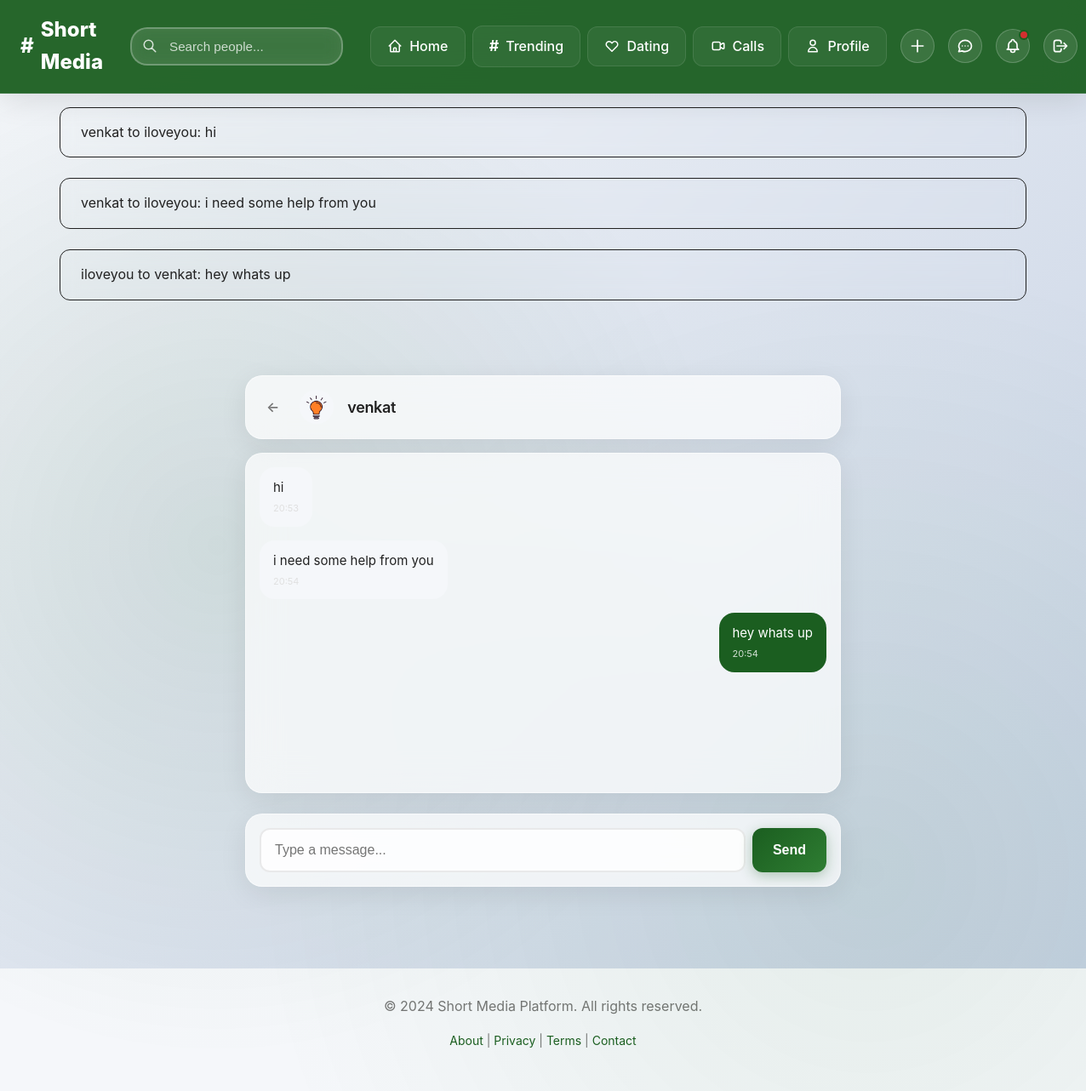
/messages/conversation/venkat/ (signed in), run on the app's committed database.
### messaging/models.py (models this page shows, shortened)
class Message(TimeStampedModel):
    conversation = models.ForeignKey(
        Conversation,
        on_delete=models.CASCADE,
        related_name='messages'
    )
    sender = models.ForeignKey(
        settings.AUTH_USER_MODEL,
        on_delete=models.CASCADE,
        related_name='sent_messages'
    )
    receiver = models.ForeignKey(
        settings.AUTH_USER_MODEL,
        on_delete=models.CASCADE,
        related_name='received_messages'
    )
    text = models.TextField()
    is_read = models.BooleanField(default=False)
    read_at = models.DateTimeField(null=True, blank=True)
    class Meta:
        db_table = 'messages'
        verbose_name = 'Message'
        verbose_name_plural = 'Messages'
        ordering = ['created_at']
        indexes = [
            models.Index(fields=['conversation', 'created_at']),
            models.Index(fields=['receiver', 'is_read']),
        ]
    def __str__(self):
        return f"{self.sender.username} to {self.receiver.username}: {self.text[:50]}"

### users/models.py (models this page shows, shortened)
class User(AbstractUser):
    email = models.EmailField(unique=True, db_index=True)
    username = models.CharField(max_length=50, unique=True, db_index=True)
    is_verified = models.BooleanField(default=False)
    is_online = models.BooleanField(default=False)
    last_seen = models.DateTimeField(null=True, blank=True)
    USERNAME_FIELD = 'email'
    REQUIRED_FIELDS = ['username']
    class Meta:
        db_table = 'users'
        verbose_name = 'User'
        verbose_name_plural = 'Users'
        ordering = ['-date_joined']

class UserProfile(TimeStampedModel):
    user = models.OneToOneField(
        settings.AUTH_USER_MODEL,
        on_delete=models.CASCADE,
        related_name='profile'
    )
    bio = models.TextField(max_length=500, blank=True, default='')
    profile_picture = models.ImageField(
        upload_to='profile_pictures/',
        null=True,
        blank=True
    )
    date_of_birth = models.DateField(null=True, blank=True)
    gender = models.CharField(
        max_length=20,
        choices=[
            ('male', 'Male'),
            ('female', 'Female'),
            ('other', 'Other'),
            ('prefer_not_to_say', 'Prefer not to say'),
        ],
        blank=True,
        default=''
    )
    location = models.CharField(max_length=100, blank=True, default='')
    interests = models.JSONField(default=list, blank=True)
    relationship_status = models.CharField(
        max_length=20,
        choices=[
            ('single', 'Single'),
            ('in_relationship', 'In a Relationship'),
            ('engaged', 'Engaged'),
            ('married', 'Married'),
            ('complicated', 'It\'s Complicated'),
            ('open_relationship', 'In an Open Relationship'),
            ('prefer_not_to_say', 'Prefer not to say'),
        ],
        blank=True,
        default=''
    )
    blocked_users = models.ManyToManyField(
        settings.AUTH_USER_MODEL,
        related_name='blocked_by',
        blank=True
    )
    show_in_dating_search = models.BooleanField(default=True)  # Appear in dating search
    friends_list_privacy = models.CharField(
        max_length=20,
        choices=[
            ('PUBLIC', 'Public'),
            ('FRIENDS', 'Friends Only'),
            ('PRIVATE', 'Private'),
        ],
        default='PUBLIC'
    )
    dating_list_privacy = models.CharField(
        max_length=20,
        choices=[
            ('PUBLIC', 'Public'),
            ('FRIENDS', 'Friends Only'),
            ('PRIVATE', 'Private'),
        ],
        default='FRIENDS'
    )
    posts_count = models.IntegerField(default=0)
    followers_count = models.IntegerField(default=0)
    following_count = models.IntegerField(default=0)
    class Meta:
        db_table = 'user_profiles'
        verbose_name = 'User Profile'
        verbose_name_plural = 'User Profiles'

### messaging/views.py (the view, shortened to what this page needs)
# urls.py: path('conversation/<str:username>/', views.conversation_view, name='conversation'),
@login_required
def conversation_view(request, username):
    other_user = get_object_or_404(User, username=username)
    if other_user == request.user:
        return redirect('messaging:inbox')
    conversation = Conversation.objects.filter(
        Q(participant1=request.user, participant2=other_user) |
        Q(participant1=other_user, participant2=request.user)
    ).first()
    unread_messages = conversation.messages.filter(
        receiver=request.user,
        is_read=False
    )
    for msg in unread_messages:
        msg.mark_as_read()
    messages = conversation.messages.select_related('sender', 'receiver').all()
    return render(request, 'messaging/conversation.html', {
        'conversation': conversation,
        'other_user': other_user,
        'messages': messages,
    })

### messaging/templates/messaging/conversation.html (shortened to what this page needs)
{% extends 'base.html' %}
{% load static %}
{% block content %}
<div class="container" style="margin-top: 2rem; margin-bottom: 6rem;">
    <div style="max-width: 700px; margin: 0 auto;">
        <div class="card" style="margin-bottom: 1rem; padding: 1rem;">
            <div style="display: flex; align-items: center; gap: 1rem;">
                <a href="{% url 'messaging:inbox' %}" class="btn btn-text" style="padding: 0.5rem;">
                    ←
                </a>
                <div style="width: 40px; height: 40px; border-radius: 50%; background: var(--secondary-gray-light); display: flex; align-items: center; justify-content: center; font-size: 1.25rem;">
                    {% if other_user.profile.profile_picture %}
                    <img src="{{ other_user.profile.profile_picture.url }}" alt="{{ other_user.username }}" style="width: 100%; height: 100%; border-radius: 50%; object-fit: cover;">
                    {% else %}
                    <svg style="width: 20px; height: 20px; color: var(--text-secondary);" fill="none" stroke="currentColor" viewBox="0 0 24 24">
                        <path stroke-linecap="round" stroke-linejoin="round" stroke-width="2" d="M16 7a4 4 0 11-8 0 4 4 0 018 0zM12 14a7 7 0 00-7 7h14a7 7 0 00-7-7z"></path>
                    </svg>
                    {% endif %}
                </div>
                <div style="flex: 1;">
                    <h2 style="margin: 0; font-size: 1.125rem; font-weight: 600;">
                        <a href="{% url 'users:user_profile' other_user.username %}" style="text-decoration: none; color: inherit;">
                            {{ other_user.username }}
                        </a>
                    </h2>
                </div>
            </div>
        </div>
        <div class="card" style="padding: 1rem; min-height: 400px; max-height: 60vh; overflow-y: auto; display: flex; flex-direction: column;" id="messages-container">
            {% if messages %}
                {% for message in messages %}
                <div style="margin-bottom: 1rem; display: flex; {% if message.sender == user %}justify-content: flex-end;{% else %}justify-content: flex-start;{% endif %}">
                    <div style="max-width: 70%; padding: 0.75rem 1rem; border-radius: 18px; {% if message.sender == user %}background: var(--primary-green); color: white;{% else %}background: var(--secondary-gray-light);{% endif %}">
                        <p style="margin: 0; font-size: 0.9375rem; word-wrap: break-word;">{{ message.text }}</p>
                        <p style="margin: 0.25rem 0 0 0; font-size: 0.6875rem; {% if message.sender == user %}opacity: 0.8;{% else %}color: var(--secondary-gray);{% endif %}">
                            {{ message.created_at|date:"H:i" }}
                        </p>
                    </div>
                </div>
                {% endfor %}
            {% else %}
                <div style="flex: 1; display: flex; align-items: center; justify-content: center; color: var(--secondary-gray);">
                    <p>No messages yet. Start the conversation!</p>
                </div>
            {% endif %}
        </div>
        <div class="card" style="margin-top: 1rem; padding: 1rem;">
            <form id="message-form" style="display: flex; gap: 0.5rem;">
                <input
                    type="text"
                    id="message-input"
                    name="text"
                    placeholder="Type a message..."
                    class="form-control"
                    style="flex: 1;"
                    required
                    autocomplete="off"
                >
                <button type="submit" class="btn btn-primary">
                    Send
                </button>
            </form>
        </div>
    </div>
</div>
{% endblock %}

### templates/base.html (shortened to what this page needs)
{% load static %}
<!DOCTYPE html>
<html lang="en">
<head>
    <link rel="stylesheet" href="{% static 'css/base.css' %}">
    <link rel="stylesheet" href="{% static 'css/mobile.css' %}">
</head>
<body>
    {% include 'components/navbar.html' %}
    {% if messages %}
    <div class="container" style="margin-top: 1rem;">
        {% for message in messages %}
        <div class="alert alert-{{ message.tags }}">
            {{ message }}
        </div>
        {% endfor %}
    </div>
    {% endif %}
    <main>
        {% block content %}
        {% endblock %}
    </main>
    <footer style="background-color: var(--secondary-gray-light); padding: 2rem 0; margin-top: 4rem; text-align: center; color: var(--text-secondary);">
        <div class="container">
            <p>&copy; 2024 Short Media Platform. All rights reserved.</p>
            <p style="font-size: 0.875rem; margin-top: 0.5rem;">
                <a href="#">About</a> |
                <a href="#">Privacy</a> |
                <a href="#">Terms</a> |
                <a href="#">Contact</a>
            </p>
        </div>
    </footer>
</body>
</html>

### static/css/base.css (style rules this page uses)
:root { --primary-green: #1B5E20; --primary-green-dark: #0D3F14; --primary-green-light: #2E7D32; --primary-green-lighter: #4CAF50; --primary-green-glow: rgba(27, 94, 32, 0.3); --secondary-white: #FFFFFF; --secondary-gray-light: #F5F7FA; --secondary-gray: #E0E0E0; --secondary-gray-dark: #757575; --glass-white: rgba(255, 255, 255, 0.25); --glass-white-strong: rgba(255, 255, 255, 0.7); --glass-border: rgba(255, 255, 255, 0.18); --glass-shadow: rgba(31, 38, 135, 0.15); --text-primary: #212121; --text-secondary: #757575; --text-white: #FFFFFF; --success: #1B5E20; --danger: #D32F2F; --warning: #F57C00; --info: #1976D2; --dark-bg: #121212; --dark-surface: #1E1E1E; --dark-text: #E0E0E0; --spacing-xs: 0.25rem; --spacing-sm: 0.5rem; --spacing-md: 1rem; --spacing-lg: 1.5rem; --spacing-xl: 2rem; --spacing-xxl: 3rem; --radius-sm: 8px; --radius-md: 12px; --radius-lg: 20px; --radius-xl: 24px; --radius-full: 50%; --shadow-sm: 0 2px 8px rgba(0, 0, 0, 0.08); --shadow-md: 0 4px 16px rgba(0, 0, 0, 0.1); --shadow-lg: 0 8px 32px rgba(0, 0, 0, 0.12); --shadow-xl: 0 16px 48px rgba(0, 0, 0, 0.15); --glow-green: 0 0 20px var(--primary-green-glow); --transition-fast: 0.2s cubic-bezier(0.4, 0, 0.2, 1); --transition-normal: 0.3s cubic-bezier(0.4, 0, 0.2, 1); --transition-slow: 0.5s cubic-bezier(0.4, 0, 0.2, 1); }
* { margin: 0; padding: 0; box-sizing: border-box; }
body { font-family: -apple-system, BlinkMacSystemFont, 'Segoe UI', Roboto, 'Helvetica Neue', Arial, sans-serif; line-height: 1.6; color: var(--text-primary); background: linear-gradient(135deg, #f5f7fa 0%, #c3cfe2 100%); min-height: 100vh; position: relative; }
body::before { content: ''; position: fixed; top: 0; left: 0; width: 100%; height: 100%; background-image: radial-gradient(circle at 20% 50%, rgba(27, 94, 32, 0.1) 0%, transparent 50%), radial-gradient(circle at 80% 80%, rgba(46, 125, 50, 0.08) 0%, transparent 50%); pointer-events: none; z-index: 0; }
main { position: relative; z-index: 1; }
h1, h2, h3, h4, h5, h6 { font-weight: 700; line-height: 1.3; margin-bottom: var(--spacing-md); color: var(--text-primary); letter-spacing: -0.02em; }
h2 { font-size: 2rem; }
p { margin-bottom: var(--spacing-md); }
a { color: var(--primary-green); text-decoration: none; transition: all var(--transition-fast); }
.container { max-width: 1200px; margin: 0 auto; padding: 0 var(--spacing-md); }
.btn { display: inline-block; padding: 0.75rem 1.5rem; font-size: 1rem; font-weight: 600; text-align: center; text-decoration: none; border: none; border-radius: var(--radius-md); cursor: pointer; transition: all var(--transition-fast); position: relative; overflow: hidden; }
.btn::before { content: ''; position: absolute; top: 50%; left: 50%; width: 0; height: 0; border-radius: 50%; background: rgba(255, 255, 255, 0.3); transform: translate(-50%, -50%); transition: width 0.6s, height 0.6s; }
.btn-primary { background: linear-gradient(135deg, var(--primary-green) 0%, var(--primary-green-light) 100%); color: var(--text-white); box-shadow: 0 4px 15px rgba(27, 94, 32, 0.3); }
.btn-text { background: transparent; color: var(--text-secondary); padding: 0.5rem 1rem; }
.card { background: rgba(255, 255, 255, 0.7); backdrop-filter: blur(20px); -webkit-backdrop-filter: blur(20px); border-radius: var(--radius-lg); border: 1px solid rgba(255, 255, 255, 0.5); box-shadow: 0 8px 32px rgba(0, 0, 0, 0.08); padding: 0; margin-bottom: var(--spacing-lg); transition: all var(--transition-normal); overflow: hidden; }
.form-control, .form-input { width: 100%; padding: 0.75rem 1rem; font-size: 1rem; line-height: 1.5; color: var(--text-primary); background: rgba(255, 255, 255, 0.8); border: 2px solid rgba(0, 0, 0, 0.08); border-radius: var(--radius-md); transition: all var(--transition-fast); }
.form-control::placeholder { color: var(--text-secondary); }
.alert { padding: 1rem 1.5rem; border-radius: var(--radius-md); margin-bottom: var(--spacing-lg); backdrop-filter: blur(10px); border: 1px solid; }
@media (min-width: 769px) { .container { padding: 0 2rem !important; } }
@media (min-width: 769px) { main { min-height: calc(100vh - 200px); padding-top: 2rem; } }
@media (min-width: 769px) { .card { transition: all 0.3s ease; } }

### static/css/mobile.css (style rules this page uses)
.card { animation: slideUp 0.4s cubic-bezier(0.4, 0, 0.2, 1); }

### data on the page
Message: sender+receiver+text "venkat to iloveyou: hi", text "hi", created_at "20:53"
Message: sender+receiver+text "venkat to iloveyou: i need some help from you", text "i need some help from you", created_at "20:54"
Message: sender+receiver+text "iloveyou to venkat: hey whats up", text "hey whats up", created_at "20:54"
User: profile.profile_picture (picture), username "venkat"
